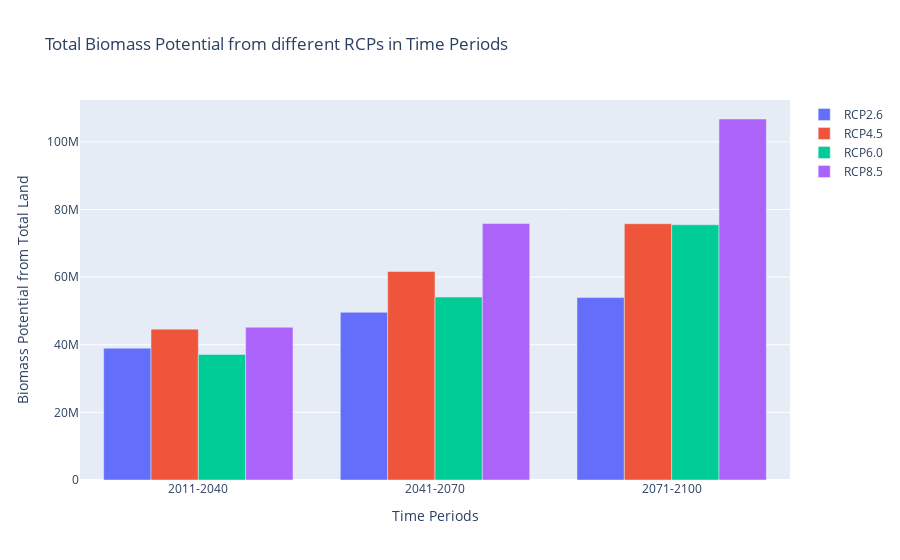

The code cell stored with this chart in its notebook:
### Code cell
fig_total_fin

### Figure 1 — Plotly figure (JSON) as saved in the notebook; plotly's stock layout.template omitted (floating-point values rounded to 4 significant figures)
{"data": [{"name": "RCP2.6", "type": "bar", "x": ["2011-2040", "2041-2070", "2071-2100"], "y": [39000000.0, 49600000.0, 53950000.0]}, {"name": "RCP4.5", "type": "bar", "x": ["2011-2040", "2041-2070", "2071-2100"], "y": [44620000.0, 61690000.0, 75800000.0]}, {"name": "RCP6.0", "type": "bar", "x": ["2011-2040", "2041-2070", "2071-2100"], "y": [37140000.0, 54100000.0, 75490000.0]}, {"name": "RCP8.5", "type": "bar", "x": ["2011-2040", "2041-2070", "2071-2100"], "y": [45180000.0, 75870000.0, 106800000.0]}], "layout": {"barmode": "group", "title": {"text": "Total Biomass Potential from different RCPs in Time Periods"}, "xaxis": {"title": {"text": "Time Periods"}}, "yaxis": {"title": {"text": "Biomass Potential from Total Land"}}}}
